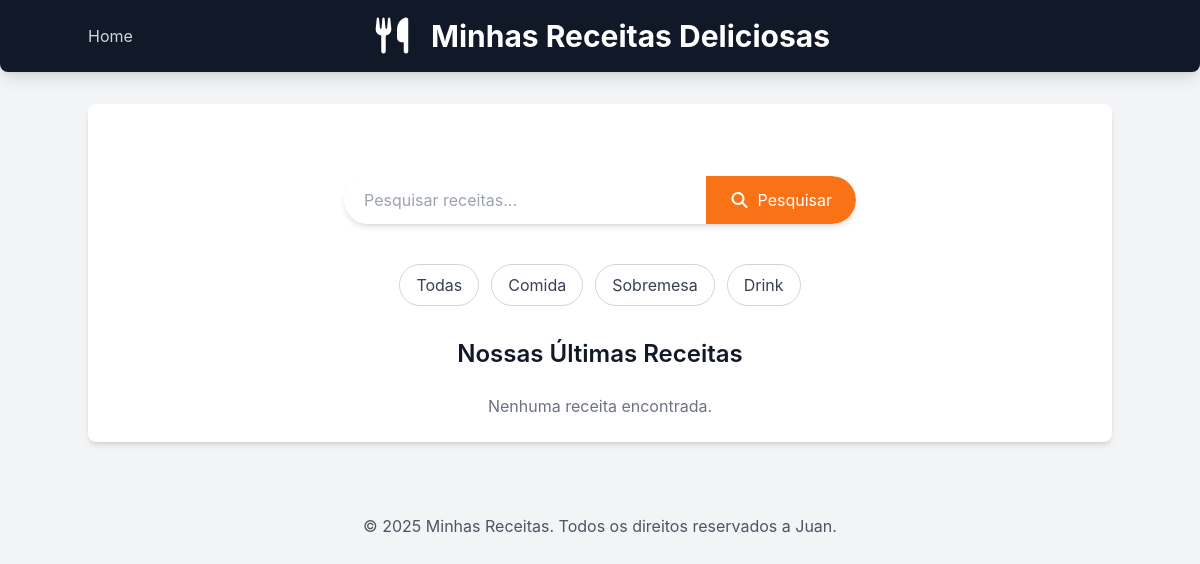
/receitas/?categoria=drink, run on an earlier commit of the app's database.
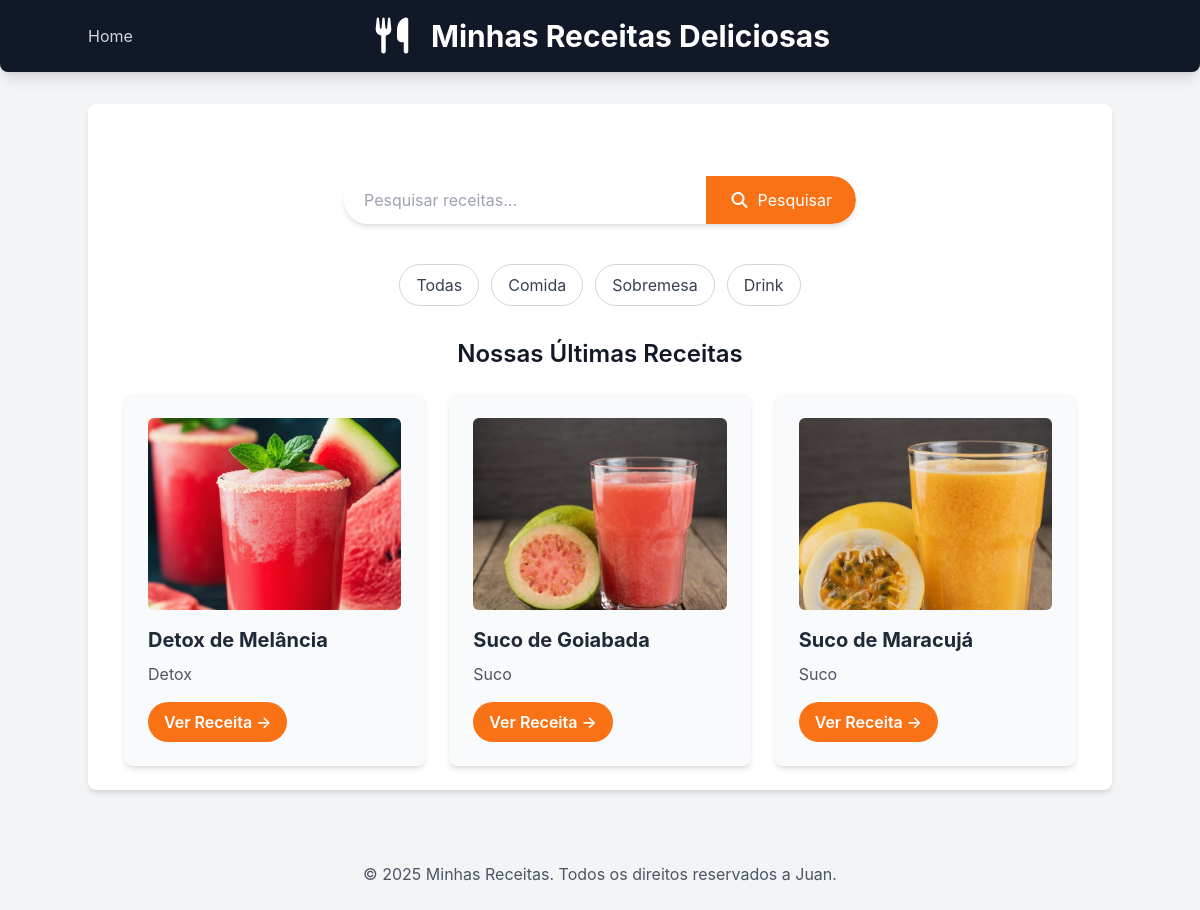
And on a later commit of the database.
### receitas/models.py (models this page shows, shortened)
class Receita(models.Model):
    CATEGORIAS = [
        ('comida', 'Comida'),
        ('sobremesa', 'Sobremesa'),
        ('drink', 'Drink'),
    ]
    title = models.CharField("Título", max_length=200)
    description = models.TextField("Descrição")
    ingredients = models.TextField("Ingredientes")
    instructions = models.TextField("Modo de preparo")
    image = models.ImageField(
        "Imagem",
        upload_to='receitas/images',
        blank=True,
        null=True
    )
    categoria = models.CharField(
        "Categoria",
        max_length=20,
        choices=CATEGORIAS,
        default='comida'
    )
    created_at = models.DateTimeField(auto_now_add=True)
    updated_at = models.DateTimeField(auto_now=True)
    class Meta:
        verbose_name = "Receita"
        verbose_name_plural = "Receitas"
        ordering = ['-created_at']

### receitas/views.py (the view)
# urls.py: 2. Add a URL to urlpatterns:  path('', views.home, name='home')
def home(request):
    categoria_slug = request.GET.get('categoria')
    categorias_choices = [choice[0] for choice in Receita.CATEGORIAS]
    if categoria_slug:
        receitas = Receita.objects.filter(categoria=categoria_slug)
        categorias_selecionada = categoria_slug
    else:
        receitas = Receita.objects.all()
        categorias_selecionada = None
    return render(request, 'receitas/home.html', {
        'receitas': receitas,
        'categorias': categorias_choices,
        'categoria_selecionada': categorias_selecionada,
    })

### receitas/templates/receitas/home.html (shortened to what this page needs)
{% extends "receitas/base.html" %}
{% block content %}
<section class="container mx-auto mt-8 p-4 flex justify-center">
    <form method="get" action="{% url 'pesquisar_receitas' %}" class="w-full max-w-lg flex bg-white rounded-full shadow-md overflow-hidden">
        <input
            type="text"
            name="q"
            placeholder="Pesquisar receitas..."
            class="flex-grow p-3 text-gray-700 focus:outline-none focus:ring-2 focus:ring-orange-500 rounded-l-full pl-5">
        <button type="submit" class="bg-orange-500 hover:bg-orange-600 text-white p-3 px-6 rounded-r-full transition duration-300 ease-in-out flex items-center justify-center">
            <i class="fas fa-search mr-2"></i> Pesquisar
        </button>
    </form>
</section>
<div class="flex justify-center gap-3 mt-6">
    <a href="{% url 'home' %}"
       class="px-4 py-2 rounded-full border border-gray-300 text-gray-700 hover:bg-orange-500 hover:text-white transition">
       Todas
    </a>
    <a href="{% url 'home' %}?categoria=comida"
       class="px-4 py-2 rounded-full border border-gray-300 text-gray-700 hover:bg-orange-500 hover:text-white transition">
       Comida
    </a>
    <a href="{% url 'home' %}?categoria=sobremesa"
       class="px-4 py-2 rounded-full border border-gray-300 text-gray-700 hover:bg-orange-500 hover:text-white transition">
       Sobremesa
    </a>
    <a href="{% url 'home' %}?categoria=drink"
       class="px-4 py-2 rounded-full border border-gray-300 text-gray-700 hover:bg-orange-500 hover:text-white transition">
       Drink
    </a>
</div>
<h2 class="text-2xl font-semibold mb-6 text-center mt-8">Nossas Últimas Receitas</h2>
<div class="flex flex-wrap justify-center gap-6">
    {% for receita in receitas %}
        <div class="w-full sm:w-[calc(50%-1.5rem)] lg:w-[calc(33.333%-1.5rem)] bg-gray-50 p-6 rounded-lg shadow-md hover:shadow-lg transition-shadow duration-300 ease-in-out">
            {% if receita.image %}
                <img src="{{ receita.image.url }}" alt="Imagem de {{ receita.title }}" class="w-full h-48 object-cover rounded-md mb-4">
            {% endif %}
            <h3 class="text-xl font-bold mb-2 text-gray-800">{{ receita.title }}</h3>
            <p class="text-gray-600 mb-4">{{ receita.description|truncatewords:20 }}</p>
            <a href="{% url 'receita_detail' receita.id %}" class="inline-block bg-orange-500 hover:bg-orange-600 text-white font-semibold py-2 px-4 rounded-full transition-colors duration-300">
                Ver Receita &rarr;
            </a>
        </div>
    {% empty %}
        <p class="text-center text-gray-500 col-span-full">Nenhuma receita encontrada.</p>
    {% endfor %}
</div>
{% endblock %}

What changed in the data, as far as the page shows it:
added Receita: image (picture), title "Detox de Melância", description "Detox"
added Receita: image (picture), title "Suco de Goiabada", description "Suco"
added Receita: image (picture), title "Suco de Maracujá", description "Suco"
Also different on the page:
text no longer shown: "Nenhuma receita encontrada."
